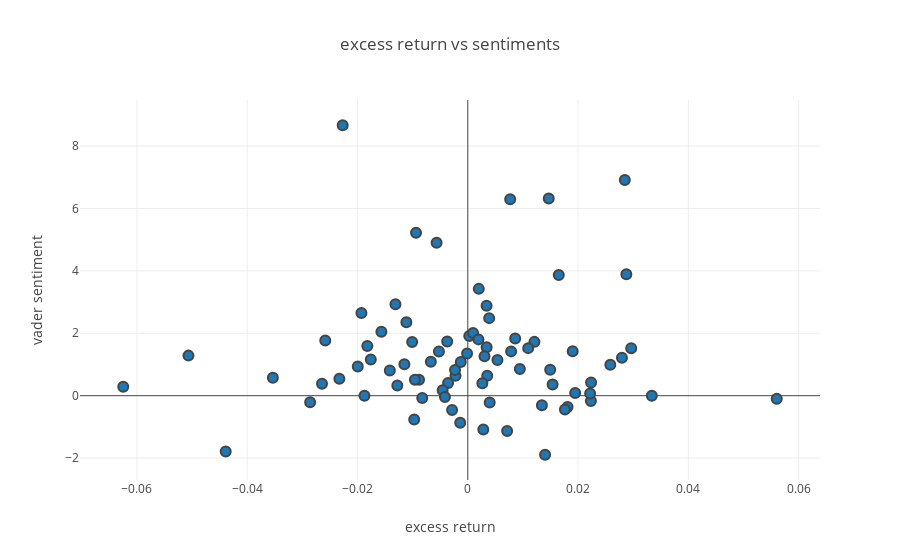

Here is the notebook cell this chart was saved with:
### Markdown cell above
### Tweets about FB

### Code cell
T_FB = get_alpha_tweetsent_table(alpha_fb, t_fb, 'FB')
print(alpha_sent_stat_analysis(T_FB))
plot_alpha_corr_vader(T_FB)
plot_alpha_corr_textblob(T_FB)
